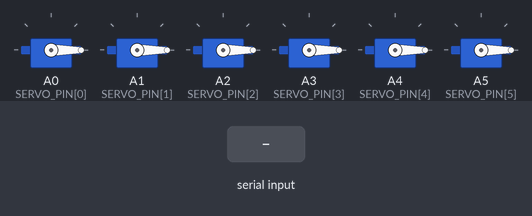
The sketch below on a simulated Arduino Uno, built with avr-gcc and run on an emulated ATmega328P. Parts: 6 × servo. Inputs (shaded band) come from the test bench. What the sketch prints to the serial monitor is not drawn.

Above: at 5.16 s.
5.7 s: "30,150\n" received over Serial
At 6.17 s:
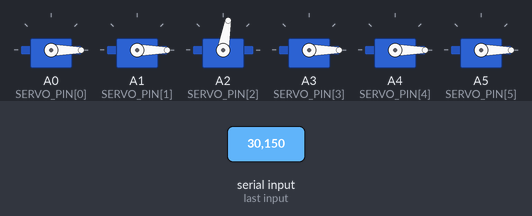
At 6.92 s:
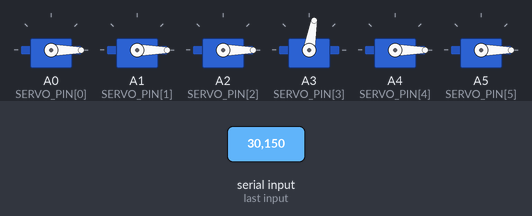
8.7 s: "200\n" received over Serial
At 9.6 s:
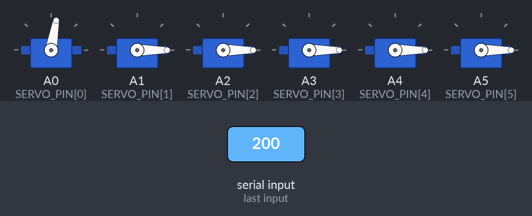
Timing chart, 0 to 17.7 s (numbered marks = the images above; inputs shaded):
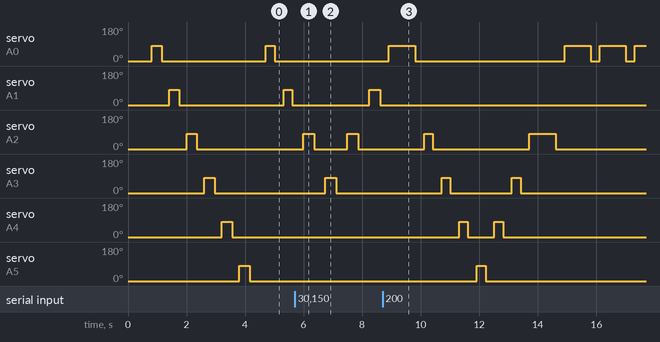

The sketch:

servo_test.ino
```cpp
// --- サーボ動作テスト (6機 / カエルの歌メロディ) ---
// ボード: Arduino UNO R4 WiFi
//
// 目的:
//   本番 servo.ino の【サーボ動作を単体で確認する】スケッチ。WiFi/親機は不要。
//   ・起動時に 1機ずつ動かして配線・ピンと音の対応・可動を確認(テスト1)
//   ・その後、本番と【同じメロディ(カエルの歌)】を【同じ動作ロジック】で連続再生する。
//       - 「音が変わった時だけ」サーボを上げ下げ(同音・保持音は上げっぱなし)
//       - 角度・テンポも本番 servo.ino と同一
//     → 実際の演奏時のサーボの動き・速さ・確実さをそのまま確認できる。
//
// 操作(シリアルモニタ 115200):
//   キー '1' '2' '3' を送るとテンポを LEVEL 1/2/3 = 80/100/120 bpm に切替(本番と同じ)。
//   ※メロディは電源が入っている間ずっとループ再生する(リセットで最初から)。
//
// 配線(本番と同じ):
//   サーボ6機の信号線 = A0,A1,A2,A3,A4,A5 (アナログピンをデジタル出力として使用)
//   ★サーボの電源は外部5V電源から供給し、GNDをArduinoと共通にすること。
//     (Arduinoの5Vピンから6機を駆動すると電流不足で誤動作する)

#include <Servo.h>

// ============================================================
// 本番 servo.ino と同じ設定
// ============================================================
const int NUM_SERVOS = 6;
const int   SERVO_PIN[NUM_SERVOS]  = {A0, A1, A2, A3, A4, A5};
const char* PIN_NAME[NUM_SERVOS]   = {"A0", "A1", "A2", "A3", "A4", "A5"};
const float NOTE_HZ[NUM_SERVOS]    = {523.2, 587.3, 659.2, 698.4, 784.0, 880.0}; // ドレミファソラ
const char* NOTE_NAME[NUM_SERVOS]  = {"ド(C5)", "レ(D5)", "ミ(E5)", "ファ(F5)", "ソ(G5)", "ラ(A5)"};

// 可動角(本番 servo.ino と同一)。振り幅を小さいほど速く・確実。
const int REST_ANGLE   = 0;  // 待機角(端当て回避で少し浮かせる)
const int ACTIVE_ANGLE = 80;  // 発音時の角(振り幅40°)

// テンポ(本番 servo.ino / 親機 Codes と同一)。8分音符の長さ(ms)=30000/bpm。
//   LEVEL 1/2/3 = 80/100/120 bpm。既定は LEVEL 2(100bpm=300ms)。
const int LEVEL_BPM[3] = {80, 100, 120};
int tempoMs = 30000 / LEVEL_BPM[1];   // 既定 LEVEL 2 = 100bpm = 300ms

// 本番と同じメロディ(カエルの歌)。各要素＝8分音符、0.0=休符。
float melody[] = {
  523.2, 0.0, 587.3, 0.0, 659.2, 0.0, 698.4, 0.0,
  659.2, 0.0, 587.3, 0.0, 523.2, 0.0, 0.0, 0.0,
  659.2, 0.0, 698.4, 0.0, 784.0, 0.0, 880.0, 0.0,
  784.0, 0.0, 698.4, 0.0, 659.2, 0.0, 0.0, 0.0,
  523.2, 0.0, 0.0, 0.0,
  523.2, 0.0, 0.0, 0.0,
  523.2, 0.0, 0.0, 0.0,
  523.2, 0.0, 0.0, 0.0,
  523.2, 523.2, 587.3, 587.3, 659.2, 659.2, 698.4, 698.4,
  659.2, 0.0, 587.3, 0.0, 523.2, 0.0, 0.0, 0.0
};
const int melodyLength = sizeof(melody) / sizeof(melody[0]);

Servo servos[NUM_SERVOS];
bool servoUp[NUM_SERVOS];      // 各サーボの現在状態(true=上げている)
long playPos = 0;              // メロディ上の現在ステップ(剰余でループ)
unsigned long lastStepTime = 0;

void setup() {
  Serial.begin(115200);
  unsigned long t0 = millis();
  while (!Serial && millis() - t0 < 2000);   // モニタ無しでも進める

  Serial.println("===== サーボ動作テスト (カエルの歌) =====");

  for (int i = 0; i < NUM_SERVOS; i++) {
    servos[i].attach(SERVO_PIN[i]);
    servos[i].write(REST_ANGLE);
    servoUp[i] = false;
  }
  delay(800);  // 初期位置に落ち着くまで待つ

  // --- テスト1: 1機ずつ動かして配線・ピンと音の対応を確認 ---
  Serial.println("[テスト1] 1機ずつ ド→レ→ミ→ファ→ソ→ラ の順に動かします");
  for (int i = 0; i < NUM_SERVOS; i++) {
    Serial.print("  サーボ"); Serial.print(i);
    Serial.print(" ("); Serial.print(PIN_NAME[i]); Serial.print(") = ");
    Serial.println(NOTE_NAME[i]);
    servos[i].write(ACTIVE_ANGLE);
    delay(350);
    servos[i].write(REST_ANGLE);
    servoUp[i] = false;
    delay(250);
  }

  // --- メロディ再生開始 ---
  Serial.println("[テスト2] カエルの歌を連続再生します(本番と同じ動作ロジック)");
  Serial.println("  キー '1'/'2'/'3' でテンポ切替 (LEVEL 80/100/120 bpm)");
  playPos = 0;
  lastStepTime = millis();
}

void loop() {
  // シリアルからテンポ変更(本番のLEVEL:1〜3に相当)
  handleSerialTempo();

  // マスタークロックによるステップ送り(millis()で非ブロッキング / 本番と同一)
  unsigned long now = millis();
  if (now - lastStepTime >= (unsigned long)tempoMs) {
    lastStepTime = now;
    stepServos();
    playPos++;   // 次のステップへ(メロディは剰余でループ=無限)
  }
}

// このステップの音に対応するサーボだけを、状態が変わった時だけ動かす。
//   本番 servo.ino の stepServos と同じ「音が変わった時だけ・同音は上げっぱなし」方式。
void stepServos() {
  bool want[NUM_SERVOS];
  for (int i = 0; i < NUM_SERVOS; i++) want[i] = false;

  // 次のステップが発音開始(onset)の休符では一旦下げ、休符を挟んで繰り返す同音も各音で打鍵を見せる。
  if (!(melody[playPos % melodyLength] <= 0.0 && melody[(playPos + 1) % melodyLength] > 0.0)) {
    int idx = soundingServoIndex(playPos);   // 休符は直前の音を保持=伸ばす音は上げたまま
    if (idx >= 0) want[idx] = true;
  }

  for (int i = 0; i < NUM_SERVOS; i++) {
    if (want[i] && !servoUp[i]) {
      servos[i].write(ACTIVE_ANGLE);
      servoUp[i] = true;
    } else if (!want[i] && servoUp[i]) {
      servos[i].write(REST_ANGLE);
      servoUp[i] = false;
    }
  }
}

// 音程(Hz)を 0〜5 のサーボ番号へ変換(該当なし・休符は -1)。
int pitchToServoIndex(float pitch) {
  if (pitch <= 0.0) return -1;
  for (int i = 0; i < NUM_SERVOS; i++) {
    if (fabs(pitch - NOTE_HZ[i]) < 1.0) return i;
  }
  return -1;
}

// 指定ステップの「今鳴っている音」のサーボ番号を返す。
//   休符(0.0)のステップは直前の非休符音まで遡る=音が伸びている間はそのサーボを保持。
//   → 連続する同音だけでなく、伸ばす音でもサーボを上げっぱなしにする(動かすのは音が変わった時だけ)。
int soundingServoIndex(long pos) {
  for (int k = 0; k < melodyLength; k++) {
    long m = ((pos - k) % melodyLength + melodyLength) % melodyLength;
    if (melody[m] > 0.0) return pitchToServoIndex(melody[m]);
  }
  return -1;
}

// シリアルで '1'/'2'/'3' を受けたらテンポを LEVEL 1/2/3 に切り替える。
void handleSerialTempo() {
  while (Serial.available() > 0) {
    char c = Serial.read();
    if (c >= '1' && c <= '3') {
      int level = c - '0';
      tempoMs = 30000 / LEVEL_BPM[level - 1];
      Serial.print("LEVEL:"); Serial.print(level);
      Serial.print(" (" ); Serial.print(LEVEL_BPM[level - 1]);
      Serial.print("bpm / "); Serial.print(tempoMs); Serial.println("ms/step)");
    }
  }
}
```

Measured:
- after the input at 5.7 s, servo on A0 (SERVO_PIN[0]): stays 0° (without the input it goes to 80° after 2.6 s); servo on A2 (SERVO_PIN[2]): alternates 80° for 0.37 s and 0° for 1.1 s, starting after 0.29 s
- by itself, servo on A0 (SERVO_PIN[0]): alternates 80° for 0.32 s and 0° for 3.6 s
- by itself, servo on A3 (SERVO_PIN[3]): alternates 80° for 0.30 s and 0° for 2.1 s, 4 changes in all, then stays 0°
- by itself, servo on A4 (SERVO_PIN[4]): alternates 80° for 0.30 s and 0° for 0.90 s, 4 changes in all, then stays 0°
